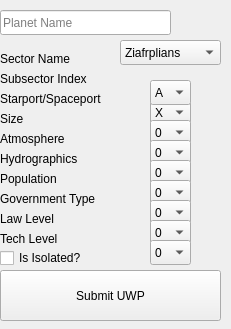
    <widget class="QWidget" name="page">
     <property name="geometry">
      <rect>
       <x>0</x>
       <y>0</y>
       <width>231</width>
       <height>329</height>
      </rect>
     </property>
     <attribute name="label">
      <string>Manual Entry</string>
     </attribute>
     <widget class="QFrame" name="SecondSurveyInput">
      <property name="geometry">
       <rect>
        <x>0</x>
        <y>0</y>
        <width>231</width>
        <height>341</height>
       </rect>
      </property>
      <widget class="QComboBox" name="OriginalStarportInput">
       <property name="geometry">
        <rect>
         <x>150</x>
         <y>100</y>
         <width>41</width>
         <height>25</height>
        </rect>
       </property>
       <property name="currentIndex">
        <number>5</number>
       </property>
       <item>
        <property name="text">
         <string>A</string>
        </property>
       </item>
       <item>
        <property name="text">
         <string>B</string>
        </property>
       </item>
       <item>
        <property name="text">
         <string>C</string>
        </property>
       </item>
       <item>
        <property name="text">
         <string>D</string>
        </property>
       </item>
       <item>
        <property name="text">
         <string>E</string>
        </property>
       </item>
       <item>
        <property name="text">
         <string>X</string>
        </property>
       </item>
       <item>
        <property name="text">
         <string>G</string>
        </property>
       </item>
       <item>
        <property name="text">
         <string>H</string>
        </property>
       </item>
       <item>
        <property name="text">
         <string>Y</string>
        </property>
       </item>
      </widget>
      <widget class="QComboBox" name="OriginalSizeInput">
       <property name="geometry">
        <rect>
         <x>150</x>
         <y>120</y>
         <width>41</width>
         <height>25</height>
        </rect>
       </property>
       <item>
        <property name="text">
         <string>0</string>
        </property>
       </item>
       <item>
        <property name="text">
         <string>1</string>
        </property>
       </item>
       <item>
        <property name="text">
         <string>2</string>
        </property>
       </item>
       <item>
        <property name="text">
         <string>3</string>
        </property>
       </item>
       <item>
        <property name="text">
         <string>4</string>
        </property>
       </item>
       <item>
        <property name="text">
         <string>5</string>
        </property>
       </item>
       <item>
        <property name="text">
         <string>6</string>
        </property>
       </item>
       <item>
        <property name="text">
         <string>7</string>
        </property>
       </item>
       <item>
        <property name="text">
         <string>8</string>
        </property>
       </item>
       <item>
        <property name="text">
         <string>9</string>
        </property>
       </item>
       <item>
        <property name="text">
         <string>A</string>
        </property>
       </item>
       <item>
        <property name="text">
         <string>B</string>
        </property>
       </item>
       <item>
        <property name="text">
         <string>C</string>
        </property>
       </item>
       <item>
        <property name="text">
         <string>D</string>
        </property>
       </item>
       <item>
        <property name="text">
         <string>E</string>
        </property>
       </item>
       <item>
        <property name="text">
         <string>F</string>
        </property>
       </item>
      </widget>
      <widget class="QComboBox" name="OriginalAtmosphereInput">
       <property name="geometry">
        <rect>
         <x>150</x>
         <y>140</y>
         <width>41</width>
         <height>25</height>
        </rect>
       </property>
       <item>
        <property name="text">
         <string>0</string>
        </property>
       </item>
       <item>
        <property name="text">
         <string>1</string>
        </property>
       </item>
       <item>
        <property name="text">
         <string>2</string>
        </property>
       </item>
       <item>
        <property name="text">
         <string>3</string>
        </property>
       </item>
       <item>
        <property name="text">
         <string>4</string>
        </property>
       </item>
       <item>
        <property name="text">
         <string>5</string>
        </property>
       </item>
       <item>
        <property name="text">
         <string>6</string>
        </property>
       </item>
       <item>
        <property name="text">
         <string>7</string>
        </property>
       </item>
       <item>
        <property name="text">
         <string>8</string>
        </property>
       </item>
       <item>
        <property name="text">
         <string>9</string>
        </property>
       </item>
       <item>
        <property name="text">
         <string>A</string>
        </property>
       </item>
       <item>
        <property name="text">
         <string>B</string>
        </property>
       </item>
       <item>
        <property name="text">
         <string>C</string>
        </property>
       </item>
       <item>
        <property name="text">
         <string>D</string>
        </property>
       </item>
       <item>
        <property name="text">
         <string>E</string>
        </property>
       </item>
       <item>
        <property name="text">
         <string>F</string>
        </property>
       </item>
      </widget>
      <widget class="QComboBox" name="OriginalHydrosphereInput">
       <property name="geometry">
        <rect>
         <x>150</x>
         <y>160</y>
         <width>41</width>
         <height>25</height>
        </rect>
       </property>
       <item>
        <property name="text">
         <string>0</string>
        </property>
       </item>
       <item>
        <property name="text">
         <string>1</string>
        </property>
       </item>
       <item>
        <property name="text">
         <string>2</string>
        </property>
       </item>
       <item>
        <property name="text">
         <string>3</string>
        </property>
       </item>
       <item>
        <property name="text">
         <string>4</string>
        </property>
       </item>
       <item>
        <property name="text">
         <string>5</string>
        </property>
       </item>
       <item>
        <property name="text">
         <string>6</string>
        </property>
       </item>
       <item>
        <property name="text">
         <string>7</string>
        </property>
       </item>
       <item>
        <property name="text">
         <string>8</string>
        </property>
       </item>
       <item>
        <property name="text">
         <string>9</string>
        </property>
       </item>
       <item>
        <property name="text">
         <string>A</string>
        </property>
       </item>
       <item>
        <property name="text">
         <string>B</string>
        </property>
       </item>
       <item>
        <property name="text">
         <string>C</string>
        </property>
       </item>
       <item>
        <property name="text">
         <string>D</string>
        </property>
       </item>
       <item>
        <property name="text">
         <string>E</string>
        </property>
       </item>
       <item>
        <property name="text">
         <string>F</string>
        </property>
       </item>
      </widget>
      <widget class="QComboBox" name="OriginalPopulationInput">
       <property name="geometry">
        <rect>
         <x>150</x>
         <y>180</y>
         <width>41</width>
         <height>25</height>
        </rect>
       </property>
       <item>
        <property name="text">
         <string>0</string>
        </property>
       </item>
       <item>
        <property name="text">
         <string>1</string>
        </property>
       </item>
       <item>
        <property name="text">
         <string>2</string>
        </property>
       </item>
       <item>
        <property name="text">
         <string>3</string>
        </property>
       </item>
       <item>
        <property name="text">
         <string>4</string>
        </property>
       </item>
       <item>
        <property name="text">
         <string>5</string>
        </property>
       </item>
       <item>
        <property name="text">
         <string>6</string>
        </property>
       </item>
       <item>
        <property name="text">
         <string>7</string>
        </property>
       </item>
       <item>
        <property name="text">
         <string>8</string>
        </property>
       </item>
       <item>
        <property name="text">
         <string>9</string>
        </property>
       </item>
       <item>
        <property name="text">
         <string>A</string>
        </property>
       </item>
       <item>
        <property name="text">
         <string>B</string>
        </property>
       </item>
       <item>
        <property name="text">
         <string>C</string>
        </property>
       </item>
       <item>
        <property name="text">
         <string>D</string>
        </property>
       </item>
       <item>
        <property name="text">
         <string>E</string>
        </property>
       </item>
       <item>
        <property name="text">
         <string>F</string>
        </property>
       </item>
      </widget>
      <widget class="QComboBox" name="OriginalGovernmentInput">
       <property name="geometry">
        <rect>
         <x>150</x>
         <y>200</y>
         <width>41</width>
         <height>25</height>
        </rect>
       </property>
       <property name="cursor">
        <cursorShape>ArrowCursor</cursorShape>
       </property>
       <item>
        <property name="text">
         <string>0</string>
        </property>
       </item>
       <item>
        <property name="text">
         <string>1</string>
        </property>
       </item>
       <item>
        <property name="text">
         <string>2</string>
        </property>
       </item>
       <item>
        <property name="text">
         <string>3</string>
        </property>
       </item>
       <item>
        <property name="text">
         <string>4</string>
        </property>
       </item>
       <item>
        <property name="text">
         <string>5</string>
        </property>
       </item>
       <item>
        <property name="text">
         <string>6</string>
        </property>
       </item>
       <item>
        <property name="text">
         <string>7</string>
        </property>
       </item>
       <item>
        <property name="text">
         <string>8</string>
        </property>
       </item>
       <item>
        <property name="text">
         <string>9</string>
        </property>
       </item>
       <item>
        <property name="text">
         <string>A</string>
        </property>
       </item>
       <item>
        <property name="text">
         <string>B</string>
        </property>
       </item>
       <item>
        <property name="text">
         <string>C</string>
        </property>
       </item>
       <item>
        <property name="text">
         <string>D</string>
        </property>
       </item>
       <item>
        <property name="text">
         <string>E</string>
        </property>
       </item>
       <item>
        <property name="text">
         <string>F</string>
        </property>
       </item>
      </widget>
      <widget class="QComboBox" name="OriginalLawInput">
       <property name="geometry">
        <rect>
         <x>150</x>
         <y>220</y>
         <width>41</width>
         <height>25</height>
        </rect>
       </property>
       <item>
        <property name="text">
         <string>0</string>
        </property>
       </item>
       <item>
        <property name="text">
         <string>1</string>
        </property>
       </item>
       <item>
        <property name="text">
         <string>2</string>
        </property>
       </item>
       <item>
        <property name="text">
         <string>3</string>
        </property>
       </item>
       <item>
        <property name="text">
         <string>4</string>
        </property>
       </item>
       <item>
        <property name="text">
         <string>5</string>
        </property>
       </item>
       <item>
        <property name="text">
         <string>6</string>
        </property>
       </item>
       <item>
        <property name="text">
         <string>7</string>
        </property>
       </item>
       <item>
        <property name="text">
         <string>8</string>
        </property>
       </item>
       <item>
        <property name="text">
         <string>9</string>
        </property>
       </item>
       <item>
        <property name="text">
         <string>A</string>
        </property>
       </item>
       <item>
        <property name="text">
         <string>B</string>
        </property>
       </item>
       <item>
        <property name="text">
         <string>C</string>
        </property>
       </item>
       <item>
        <property name="text">
         <string>D</string>
        </property>
       </item>
       <item>
        <property name="text">
         <string>E</string>
        </property>
       </item>
       <item>
        <property name="text">
         <string>F</string>
        </property>
       </item>
      </widget>
      <widget class="QComboBox" name="OriginalTechInput">
       <property name="geometry">
        <rect>
         <x>150</x>
         <y>240</y>
         <width>41</width>
         <height>25</height>
        </rect>
       </property>
       <item>
        <property name="text">
         <string>0</string>
        </property>
       </item>
       <item>
        <property name="text">
         <string>1</string>
        </property>
       </item>
       <item>
        <property name="text">
         <string>2</string>
        </property>
       </item>
       <item>
        <property name="text">
         <string>3</string>
        </property>
       </item>
       <item>
        <property name="text">
         <string>4</string>
        </property>
       </item>
       <item>
        <property name="text">
         <string>5</string>
        </property>
       </item>
       <item>
        <property name="text">
         <string>6</string>
        </property>
       </item>
       <item>
        <property name="text">
         <string>7</string>
        </property>
       </item>
       <item>
        <property name="text">
         <string>8</string>
        </property>
       </item>
       <item>
        <property name="text">
         <string>9</string>
        </property>
       </item>
       <item>
        <property name="text">
         <string>A</string>
        </property>
       </item>
       <item>
        <property name="text">
         <string>B</string>
        </property>
       </item>
       <item>
        <property name="text">
         <string>C</string>
        </property>
       </item>
       <item>
        <property name="text">
         <string>D</string>
        </property>
       </item>
       <item>
        <property name="text">
         <string>E</string>
        </property>
       </item>
       <item>
        <property name="text">
         <string>F</string>
        </property>
       </item>
       <item>
        <property name="text">
         <string>G</string>
        </property>
       </item>
       <item>
        <property name="text">
         <string>H</string>
        </property>
       </item>
      </widget>
      <widget class="QLabel" name="label">
       <property name="geometry">
        <rect>
         <x>0</x>
         <y>90</y>
         <width>131</width>
         <height>17</height>
        </rect>
       </property>
       <property name="text">
        <string>Starport/Spaceport</string>
       </property>
      </widget>
      <widget class="QLabel" name="label_2">
       <property name="geometry">
        <rect>
         <x>0</x>
         <y>130</y>
         <width>131</width>
         <height>17</height>
        </rect>
       </property>
       <property name="text">
        <string>Atmosphere</string>
       </property>
      </widget>
      <widget class="QLabel" name="label_3">
       <property name="geometry">
        <rect>
         <x>0</x>
         <y>150</y>
         <width>131</width>
         <height>17</height>
        </rect>
       </property>
       <property name="text">
        <string>Hydrographics</string>
       </property>
      </widget>
      <widget class="QLabel" name="label_4">
       <property name="geometry">
        <rect>
         <x>0</x>
         <y>110</y>
         <width>131</width>
         <height>17</height>
        </rect>
       </property>
       <property name="text">
        <string>Size</string>
       </property>
      </widget>
      <widget class="QLabel" name="label_5">
       <property name="geometry">
        <rect>
         <x>0</x>
         <y>170</y>
         <width>131</width>
         <height>17</height>
        </rect>
       </property>
       <property name="text">
        <string>Population</string>
       </property>
      </widget>
      <widget class="QLabel" name="label_6">
       <property name="geometry">
        <rect>
         <x>0</x>
         <y>190</y>
         <width>131</width>
         <height>17</height>
        </rect>
       </property>
       <property name="text">
        <string>Government Type</string>
       </property>
      </widget>
      <widget class="QLabel" name="label_7">
       <property name="geometry">
        <rect>
         <x>0</x>
         <y>230</y>
         <width>131</width>
         <height>17</height>
        </rect>
       </property>
       <property name="text">
        <string>Tech Level</string>
       </property>
      </widget>
      <widget class="QLabel" name="label_8">
       <property name="geometry">
        <rect>
         <x>0</x>
         <y>210</y>
         <width>131</width>
         <height>17</height>
        </rect>
       </property>
       <property name="text">
        <string>Law Level</string>
       </property>
      </widget>
      <widget class="QPushButton" name="ManualInputPushButton">
       <property name="geometry">
        <rect>
         <x>0</x>
         <y>270</y>
         <width>221</width>
         <height>51</height>
        </rect>
       </property>
       <property name="text">
        <string>Submit UWP</string>
       </property>
      </widget>
      <widget class="QLabel" name="label_9">
       <property name="geometry">
        <rect>
         <x>0</x>
         <y>70</y>
         <width>131</width>
         <height>17</height>
        </rect>
       </property>
       <property name="text">
        <string>Subsector Index</string>
       </property>
      </widget>
      <widget class="QComboBox" name="SubsectorLetterInput">
       <property name="geometry">
        <rect>
         <x>150</x>
         <y>80</y>
         <width>41</width>
         <height>25</height>
        </rect>
       </property>
       <item>
        <property name="text">
         <string>A</string>
        </property>
       </item>
       <item>
        <property name="text">
         <string>B</string>
        </property>
       </item>
       <item>
        <property name="text">
         <string>C</string>
        </property>
       </item>
       <item>
        <property name="text">
         <string>D</string>
        </property>
       </item>
       <item>
        <property name="text">
         <string>E</string>
        </property>
       </item>
       <item>
        <property name="text">
         <string>F</string>
        </property>
       </item>
       <item>
        <property name="text">
         <string>G</string>
        </property>
       </item>
       <item>
        <property name="text">
         <string>H</string>
        </property>
       </item>
       <item>
        <property name="text">
         <string>I</string>
        </property>
       </item>
       <item>
        <property name="text">
         <string>J</string>
        </property>
       </item>
       <item>
        <property name="text">
         <string>K</string>
        </property>
       </item>
       <item>
        <property name="text">
         <string>L</string>
        </property>
       </item>
       <item>
        <property name="text">
         <string>M</string>
        </property>
       </item>
       <item>
        <property name="text">
         <string>N</string>
        </property>
       </item>
       <item>
        <property name="text">
         <string>O</string>
        </property>
       </item>
       <item>
        <property name="text">
         <string>P</string>
        </property>
       </item>
      </widget>
      <widget class="QComboBox" name="SectorNameInput">
       <property name="geometry">
        <rect>
         <x>120</x>
         <y>40</y>
         <width>101</width>
         <height>25</height>
        </rect>
       </property>
       <property name="focusPolicy">
        <enum>Qt::WheelFocus</enum>
       </property>
       <property name="editable">
        <bool>false</bool>
       </property>
       <property name="duplicatesEnabled">
        <bool>false</bool>
       </property>
       <item>
        <property name="text">
         <string>Ziafrplians</string>
        </property>
       </item>
       <item>
        <property name="text">
         <string>Foreven</string>
        </property>
       </item>
       <item>
        <property name="text">
         <string>The Beyond</string>
        </property>
       </item>
       <item>
        <property name="text">
         <string>Touchstone</string>
        </property>
       </item>
       <item>
        <property name="text">
         <string>Afawahisa</string>
        </property>
       </item>
       <item>
        <property name="text">
         <string>Karleaya</string>
        </property>
       </item>
       <item>
        <property name="text">
         <string>Etakhasoa</string>
        </property>
       </item>
       <item>
        <property name="text">
         <string>Gvurrdon</string>
        </property>
       </item>
       <item>
        <property name="text">
         <string>Spinward Marches</string>
        </property>
       </item>
       <item>
        <property name="text">
         <string>Trojan Reaches</string>
        </property>
       </item>
       <item>
        <property name="text">
         <string>Riftspan Reaches</string>
        </property>
       </item>
       <item>
        <property name="text">
         <string>Hlakhoi</string>
        </property>
       </item>
       <item>
        <property name="text">
         <string>Staihaia'yo</string>
        </property>
       </item>
       <item>
        <property name="text">
         <string>Aktifao</string>
        </property>
       </item>
       <item>
        <property name="text">
         <string>Tuglikki</string>
        </property>
       </item>
       <item>
        <property name="text">
         <string>Deneb</string>
        </property>
       </item>
       <item>
        <property name="text">
         <string>Reft</string>
        </property>
       </item>
       <item>
        <property name="text">
         <string>Verge</string>
        </property>
       </item>
       <item>
        <property name="text">
         <string>Ealiyasiym</string>
        </property>
       </item>
       <item>
        <property name="text">
         <string>Iwahfuah</string>
        </property>
       </item>
       <item>
        <property name="text">
         <string>Uistrilrao</string>
        </property>
       </item>
       <item>
        <property name="text">
         <string>Provence</string>
        </property>
       </item>
       <item>
        <property name="text">
         <string>Corridor</string>
        </property>
       </item>
       <item>
        <property name="text">
         <string>Gushemege</string>
        </property>
       </item>
       <item>
        <property name="text">
         <string>Ilelish</string>
        </property>
       </item>
       <item>
        <property name="text">
         <string>Reaver's Deep</string>
        </property>
       </item>
       <item>
        <property name="text">
         <string>Dark Nebual</string>
        </property>
       </item>
       <item>
        <property name="text">
         <string>Ustral Quadrant</string>
        </property>
       </item>
       <item>
        <property name="text">
         <string>Windhorn</string>
        </property>
       </item>
       <item>
        <property name="text">
         <string>Vland</string>
        </property>
       </item>
       <item>
        <property name="text">
         <string>Dagudashaag</string>
        </property>
       </item>
       <item>
        <property name="text">
         <string>Zarushagaar</string>
        </property>
       </item>
       <item>
        <property name="text">
         <string>Daibei</string>
        </property>
       </item>
       <item>
        <property name="text">
         <string>Magyar</string>
        </property>
       </item>
       <item>
        <property name="text">
         <string>Canopus</string>
        </property>
       </item>
       <item>
        <property name="text">
         <string>Meshan</string>
        </property>
       </item>
       <item>
        <property name="text">
         <string>Lishun</string>
        </property>
       </item>
       <item>
        <property name="text">
         <string>Core</string>
        </property>
       </item>
       <item>
        <property name="text">
         <string>Massilia</string>
        </property>
       </item>
       <item>
        <property name="text">
         <string>Diaspora</string>
        </property>
       </item>
       <item>
        <property name="text">
         <string>Solomani Rim</string>
        </property>
       </item>
       <item>
        <property name="text">
         <string>Aldebaran</string>
        </property>
       </item>
       <item>
        <property name="text">
         <string>Mendan</string>
        </property>
       </item>
       <item>
        <property name="text">
         <string>Antares</string>
        </property>
       </item>
       <item>
        <property name="text">
         <string>Fornast</string>
        </property>
       </item>
       <item>
        <property name="text">
         <string>Delphi</string>
        </property>
       </item>
       <item>
        <property name="text">
         <string>Old Expanses</string>
        </property>
       </item>
       <item>
        <property name="text">
         <string>Alpha Crucis</string>
        </property>
       </item>
       <item>
        <property name="text">
         <string>Neworld</string>
        </property>
       </item>
       <item>
        <property name="text">
         <string>Amdukan</string>
        </property>
       </item>
       <item>
        <property name="text">
         <string>Empty Quarter</string>
        </property>
       </item>
       <item>
        <property name="text">
         <string>Ley</string>
        </property>
       </item>
       <item>
        <property name="text">
         <string>Glimmerdrift Reaches</string>
        </property>
       </item>
       <item>
        <property name="text">
         <string>Hinterworlds</string>
        </property>
       </item>
       <item>
        <property name="text">
         <string>Spica</string>
        </property>
       </item>
       <item>
        <property name="text">
         <string>Langere</string>
        </property>
       </item>
       <item>
        <property name="text">
         <string>Arzul</string>
        </property>
       </item>
       <item>
        <property name="text">
         <string>Stars End</string>
        </property>
       </item>
       <item>
        <property name="text">
         <string>Gateway</string>
        </property>
       </item>
       <item>
        <property name="text">
         <string>Crucis Margin</string>
        </property>
       </item>
       <item>
        <property name="text">
         <string>Leonidae</string>
        </property>
       </item>
       <item>
        <property name="text">
         <string>Phlask</string>
        </property>
       </item>
       <item>
        <property name="text">
         <string>Drakken</string>
        </property>
       </item>
       <item>
        <property name="text">
         <string>Outside Charted Space</string>
        </property>
       </item>
      </widget>
      <widget class="QLabel" name="label_10">
       <property name="geometry">
        <rect>
         <x>0</x>
         <y>50</y>
         <width>131</width>
         <height>17</height>
        </rect>
       </property>
       <property name="text">
        <string>Sector Name</string>
       </property>
      </widget>
      <widget class="QLineEdit" name="PlanetManualInput">
       <property name="geometry">
        <rect>
         <x>0</x>
         <y>10</y>
         <width>171</width>
         <height>25</height>
        </rect>
       </property>
       <property name="inputMask">
        <string/>
       </property>
       <property name="text">
        <string/>
       </property>
       <property name="placeholderText">
        <string>Planet Name</string>
       </property>
      </widget>
      <widget class="QCheckBox" name="IsolationCheckBox">
       <property name="geometry">
        <rect>
         <x>0</x>
         <y>250</y>
         <width>111</width>
         <height>16</height>
        </rect>
       </property>
       <property name="text">
        <string>Is Isolated?</string>
       </property>
      </widget>
     </widget>
    </widget>
